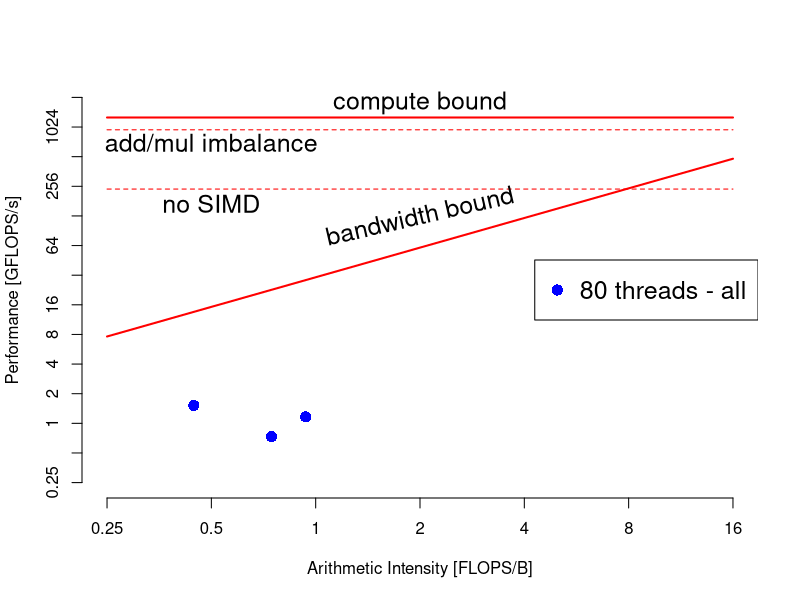

The R source for this figure:
png("roofline-mars-80tall.png", width = 1280, height = 640)

pp = 1280.0  # peak performance ... [GFLOPS/s]
pb =   30.5 # peak bandwidth ... [GB/s]

ai = 2^seq(-2, 4, 1)

x_at = ai
x_labels = x_at

y = seq(-2,11,1)
y_at = 2^y
y_labels = y_at

plot(ai, ai * pb, xlab = "Arithmetic Intensity [FLOPS/B]",
         xlim = c(x_at[1], x_at[length(x_at)]),
         ylab = "Performance [GFLOPS/s]", 
         ylim = c(y_at[1], y_at[length(y_at)]),
     axes=FALSE, log = "xy", type = "l", col = "red", lwd = 2)

axis(1, at = x_at, labels = x_labels, tick = TRUE)
axis(2, at = y_at, labels = y_labels, tick = TRUE)


# 10 threads - all
#                   100     204800     819200        kdd
#flops_t10_a = c( 1.3292, 1517.9227, 2225.7196, 3427.6304)
#bw_t10_a    = c(73.4359,  476.2558,  734.1712, 1061.9937)
#
#for (i in 1:4) {
#  ai = flops_t10_a[i] / bw_t10_a[i]
#  points(ai, flops_t10_a[i]/1000, col="powderblue", pch = 15, cex = 1.5)
#}

# 80 threads - all
#                   100    204800     819200        kdd
flops_t80_a = c( 0.5820, 731.8209, 1164.4394, 1519.8610)
bw_t80_a    = c(78.4760, 981.6600, 1244,3416, 1420,3577)

for (i in 1:4) {
  ai = flops_t80_a[i] / bw_t80_a[i]
  points(ai, flops_t80_a[i]/1000, col="blue", pch = 16, cex = 1.5)
}


# 10 threads - marked 
#                     100      204800      819200         kdd
#flops_t10_m =  c(385.0818, 12738.9347, 12814.5174, 12995.5919)
#bw_t10_m =     c(150.0137,  2248.9188,  3500.4505,  3451.1885)
#
#for (i in 1:4) {
#  ai = flops_t10_m[i] / bw_t10_m[i]
#  points(ai, flops_t10_m[i]/1000, col="orange", pch = 17, cex = 1.5)
#}

# 80 threads - marked 
#                     100     204800     819200        kdd
#flops_t80_m = c(   7.4574, 4017.8371, 6579.4072, 5940.1009)
#bw_t80_m    = c(1292.0169, 2807.5566, 3312.4733, 3230.9055)
#
#for (i in 1:4) {
#  ai = flops_t80_m[i] / bw_t80_m[i]
#  points(ai, flops_t80_m[i]/1000, col="green", pch = 18, cex = 1.5)
#}

# add/mul imbalance
segments(x_at[1], pp*0.75, x_at[length(x_at)], pp*0.75,
         col = "red", lwd = 1, lty = "dashed")
text(0.5, 700, "add/mul imbalance", cex = 1.5)

# simd
segments(x_at[1], pp*0.75*0.25, x_at[length(x_at)], pp*0.75*0.25,
         col = "red", lwd = 1, lty = "dashed")
text(0.5, 170, "no SIMD", cex = 1.5)


segments(x_at[1], pp, x_at[length(x_at)], pp,
         col = "red", lwd = 2)

text(2, 128, "bandwidth bound", srt = 13, cex = 1.5)
text(2, 1800, "compute bound", cex = 1.5)

#legend("right",
#       pch    = c(15, 16, 17, 18),
#       col    = c("powderblue", "blue", "orange", "green"),
#       legend = c("10 threads - all", "80 threads - all", NA, 
#                  "10 threads - marked", "80 threads - marked"))

legend("right",
       cex = 1.5,
       pch    = c(16),
       col    = c("blue"),
       legend = c("80 threads - all"))

dev.off()
